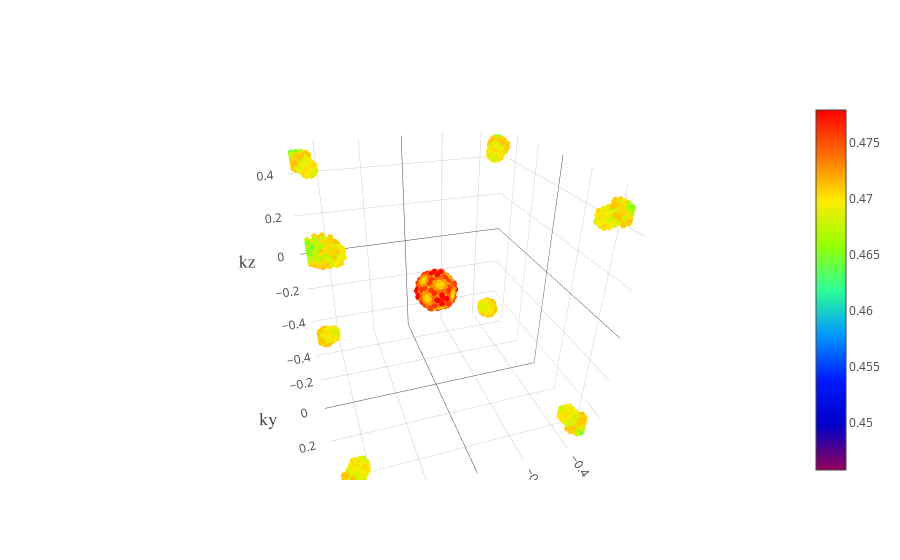

Notebook source saved alongside this figure:
### Code cell
trace1 = go.Scatter3d(
    x=cart_kpts_df['kx [1/A]'].values/(2*np.pi/(a)),
    y=cart_kpts_df['ky [1/A]'].values/(2*np.pi/(a)),
    z=cart_kpts_df['kz [1/A]'].values/(2*np.pi/(a)),
    mode='markers',
    marker=dict(
        size=2,
        color=enk_df['energy [Ryd]'],
        colorscale='Rainbow',
        showscale=True,
        opacity=1
    )
)

trace2 = go.Scatter

data = [trace1]
layout = go.Layout(
                    scene = dict(
                    xaxis = dict(
                        title='kx',titlefont = dict(family='Oswald, monospace',size=18)),
                    yaxis = dict(
                        title='ky',titlefont = dict(family='Oswald, monospace',size=18)),
                    zaxis = dict(
                        title='kz',titlefont = dict(family='Oswald, monospace',size=18)),))
fig = go.Figure(data=data, layout=layout)
py.iplot(fig, filename='simple-3d-scatter')

### Figure 1 — Plotly figure (JSON) as saved in the notebook; plotly's stock layout.template omitted (floating-point values rounded to 4 significant figures; data arrays with more than 128 entries replaced by an {"elided": "..."} marker saying what was removed)
{"data": [{"marker": {"color": {"elided": "2213 float values"}, "colorscale": "Rainbow", "opacity": 1, "showscale": true, "size": 2}, "mode": "markers", "type": "scatter3d", "uid": "8f6828ae-6dce-4f68-bd0d-563fcbbe7acb", "x": {"elided": "2213 float values"}, "y": {"elided": "2213 float values"}, "z": {"elided": "2213 float values"}}], "layout": {"autosize": true, "scene": {"aspectmode": "auto", "aspectratio": {"x": 1, "y": 1, "z": 1}, "camera": {"center": {"x": 0, "y": 0, "z": 0}, "eye": {"x": 0.4819, "y": 1.512, "z": 0.9378}, "projection": {"type": "perspective"}, "up": {"x": 0, "y": 0, "z": 1}}, "xaxis": {"title": {"font": {"family": "Oswald, monospace", "size": 18}, "text": "kx"}, "type": "linear"}, "yaxis": {"title": {"font": {"family": "Oswald, monospace", "size": 18}, "text": "ky"}, "type": "linear"}, "zaxis": {"title": {"font": {"family": "Oswald, monospace", "size": 18}, "text": "kz"}, "type": "linear"}}}}
